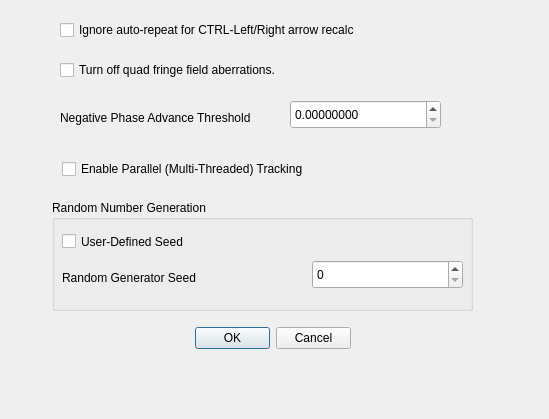
<?xml version="1.0" encoding="UTF-8"?>
<ui version="4.0">
 <class>GeneralPreferencesDialog</class>
 <widget class="QDialog" name="GeneralPreferencesDialog">
  <property name="geometry">
   <rect>
    <x>0</x>
    <y>0</y>
    <width>549</width>
    <height>419</height>
   </rect>
  </property>
  <property name="windowTitle">
   <string>Computation Preferences</string>
  </property>
  <widget class="QDialogButtonBox" name="buttonBox">
   <property name="geometry">
    <rect>
     <x>195</x>
     <y>326</y>
     <width>156</width>
     <height>25</height>
    </rect>
   </property>
   <property name="standardButtons">
    <set>QDialogButtonBox::Cancel|QDialogButtonBox::Ok</set>
   </property>
  </widget>
  <widget class="QCheckBox" name="checkBoxIgnoreAutoRepeat">
   <property name="geometry">
    <rect>
     <x>60</x>
     <y>20</y>
     <width>361</width>
     <height>20</height>
    </rect>
   </property>
   <property name="text">
    <string>Ignore auto-repeat for CTRL-Left/Right arrow recalc</string>
   </property>
  </widget>
  <widget class="QCheckBox" name="checkBoxQuadFringeOff">
   <property name="geometry">
    <rect>
     <x>60</x>
     <y>60</y>
     <width>361</width>
     <height>20</height>
    </rect>
   </property>
   <property name="text">
    <string>Turn off quad fringe field aberrations.  </string>
   </property>
  </widget>
  <widget class="ScientificDoubleSpinBox" name="doubleSpinBoxPhaseThreshold">
   <property name="geometry">
    <rect>
     <x>290</x>
     <y>100</y>
     <width>151</width>
     <height>29</height>
    </rect>
   </property>
   <property name="decimals">
    <number>8</number>
   </property>
   <property name="maximum">
    <double>0.010000000000000</double>
   </property>
   <property name="singleStep">
    <double>0.000001000000000</double>
   </property>
  </widget>
  <widget class="QLabel" name="label">
   <property name="geometry">
    <rect>
     <x>60</x>
     <y>110</y>
     <width>211</width>
     <height>16</height>
    </rect>
   </property>
   <property name="text">
    <string>Negative Phase Advance Threshold </string>
   </property>
  </widget>
  <widget class="QGroupBox" name="randomGenGroupBox">
   <property name="geometry">
    <rect>
     <x>52</x>
     <y>200</y>
     <width>421</width>
     <height>111</height>
    </rect>
   </property>
   <property name="title">
    <string>Random Number Generation</string>
   </property>
   <widget class="QLabel" name="label_2">
    <property name="geometry">
     <rect>
      <x>10</x>
      <y>70</y>
      <width>161</width>
      <height>16</height>
     </rect>
    </property>
    <property name="text">
     <string>Random Generator Seed</string>
    </property>
   </widget>
   <widget class="UIntSpinBox" name="seedSpinBox">
    <property name="geometry">
     <rect>
      <x>260</x>
      <y>60</y>
      <width>151</width>
      <height>29</height>
     </rect>
    </property>
    <property name="maximum">
     <number>999999999</number>
    </property>
   </widget>
   <widget class="QCheckBox" name="userSeedCheckBox">
    <property name="geometry">
     <rect>
      <x>10</x>
      <y>30</y>
      <width>171</width>
      <height>23</height>
     </rect>
    </property>
    <property name="text">
     <string>User-Defined Seed</string>
    </property>
   </widget>
  </widget>
  <widget class="QCheckBox" name="checkBoxParallelTracking">
   <property name="geometry">
    <rect>
     <x>62</x>
     <y>159</y>
     <width>354</width>
     <height>20</height>
    </rect>
   </property>
   <property name="text">
    <string>Enable Parallel (Multi-Threaded) Tracking</string>
   </property>
  </widget>
 </widget>
 <customwidgets>
  <customwidget>
   <class>ScientificDoubleSpinBox</class>
   <extends>QDoubleSpinBox</extends>
   <header>ScientificDoubleSpinBox.h</header>
  </customwidget>
  <customwidget>
   <class>UIntSpinBox</class>
   <extends>QSpinBox</extends>
   <header>UIntSpinBox.h</header>
  </customwidget>
 </customwidgets>
 <resources/>
 <connections>
  <connection>
   <sender>buttonBox</sender>
   <signal>accepted()</signal>
   <receiver>GeneralPreferencesDialog</receiver>
   <slot>accept()</slot>
   <hints>
    <hint type="sourcelabel">
     <x>144</x>
     <y>123</y>
    </hint>
    <hint type="destinationlabel">
     <x>308</x>
     <y>69</y>
    </hint>
   </hints>
  </connection>
  <connection>
   <sender>buttonBox</sender>
   <signal>rejected()</signal>
   <receiver>GeneralPreferencesDialog</receiver>
   <slot>reject()</slot>
   <hints>
    <hint type="sourcelabel">
     <x>224</x>
     <y>133</y>
    </hint>
    <hint type="destinationlabel">
     <x>319</x>
     <y>133</y>
    </hint>
   </hints>
  </connection>
 </connections>
</ui>
